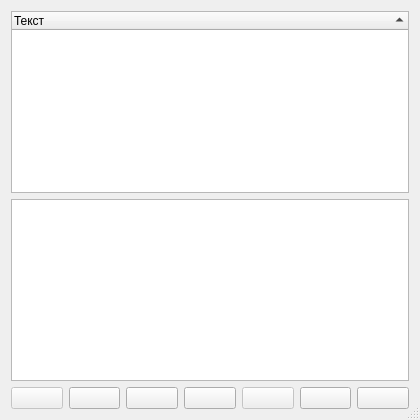
<?xml version="1.0" encoding="UTF-8"?>
<ui version="4.0">
 <class>DialogText</class>
 <widget class="QDialog" name="DialogText">
  <property name="geometry">
   <rect>
    <x>0</x>
    <y>0</y>
    <width>420</width>
    <height>420</height>
   </rect>
  </property>
  <property name="windowTitle">
   <string>Стандартные текстовые формулировки</string>
  </property>
  <property name="windowIcon">
   <iconset resource="..\resources.qrc">
    <normaloff>:/plugins/openland/icons/attributes.png</normaloff>:/plugins/openland/icons/attributes.png</iconset>
  </property>
  <property name="sizeGripEnabled">
   <bool>true</bool>
  </property>
  <property name="modal">
   <bool>true</bool>
  </property>
  <layout class="QVBoxLayout" name="verticalLayout">
   <item>
    <widget class="QTreeWidget" name="treeWidget">
     <property name="sortingEnabled">
      <bool>true</bool>
     </property>
     <column>
      <property name="text">
       <string>Текст</string>
      </property>
     </column>
    </widget>
   </item>
   <item>
    <widget class="QTextEdit" name="textEdit"/>
   </item>
   <item>
    <layout class="QHBoxLayout" name="horizontalLayout">
     <item>
      <widget class="QPushButton" name="pushButtonSelect">
       <property name="enabled">
        <bool>false</bool>
       </property>
       <property name="toolTip">
        <string>Выбрать стандартную текстовую формулировку</string>
       </property>
       <property name="statusTip">
        <string/>
       </property>
       <property name="whatsThis">
        <string/>
       </property>
       <property name="text">
        <string/>
       </property>
       <property name="icon">
        <iconset resource="..\resources.qrc">
         <normaloff>:/plugins/openland/icons/symbol_check.png</normaloff>:/plugins/openland/icons/symbol_check.png</iconset>
       </property>
       <property name="autoDefault">
        <bool>false</bool>
       </property>
       <property name="default">
        <bool>true</bool>
       </property>
      </widget>
     </item>
     <item>
      <widget class="QPushButton" name="pushButtonAdd">
       <property name="toolTip">
        <string>Добавить стандартную текстовую формулировку</string>
       </property>
       <property name="text">
        <string extracomment="Добавить"/>
       </property>
       <property name="icon">
        <iconset resource="..\resources.qrc">
         <normaloff>:/plugins/openland/icons/symbol_add.png</normaloff>:/plugins/openland/icons/symbol_add.png</iconset>
       </property>
       <property name="autoDefault">
        <bool>false</bool>
       </property>
      </widget>
     </item>
     <item>
      <widget class="QPushButton" name="pushButtonEdit">
       <property name="toolTip">
        <string>Редактировать атрибуты стандартной текстовой формулировки</string>
       </property>
       <property name="text">
        <string extracomment="Редактировать"/>
       </property>
       <property name="icon">
        <iconset resource="..\resources.qrc">
         <normaloff>:/plugins/openland/icons/edit.png</normaloff>:/plugins/openland/icons/edit.png</iconset>
       </property>
       <property name="autoDefault">
        <bool>false</bool>
       </property>
      </widget>
     </item>
     <item>
      <widget class="QPushButton" name="pushButtonDel">
       <property name="toolTip">
        <string>Удалить стандартную текстовую формулировку</string>
       </property>
       <property name="text">
        <string extracomment="Удалить"/>
       </property>
       <property name="icon">
        <iconset resource="..\resources.qrc">
         <normaloff>:/plugins/openland/icons/symbol_remove.png</normaloff>:/plugins/openland/icons/symbol_remove.png</iconset>
       </property>
       <property name="autoDefault">
        <bool>false</bool>
       </property>
      </widget>
     </item>
     <item>
      <widget class="QPushButton" name="pushButtonSave">
       <property name="enabled">
        <bool>false</bool>
       </property>
       <property name="toolTip">
        <string>Сохранить атрибуты стандартной текстовой формулировки</string>
       </property>
       <property name="text">
        <string extracomment="Сохранить"/>
       </property>
       <property name="icon">
        <iconset resource="..\resources.qrc">
         <normaloff>:/plugins/openland/icons/save.png</normaloff>:/plugins/openland/icons/save.png</iconset>
       </property>
       <property name="autoDefault">
        <bool>false</bool>
       </property>
      </widget>
     </item>
     <item>
      <widget class="QPushButton" name="pushButtonRefresh">
       <property name="toolTip">
        <string>Обновить атрибуты стандартной текстовой формулировки</string>
       </property>
       <property name="text">
        <string extracomment="Обновить"/>
       </property>
       <property name="icon">
        <iconset resource="..\resources.qrc">
         <normaloff>:/plugins/openland/icons/refresh.png</normaloff>:/plugins/openland/icons/refresh.png</iconset>
       </property>
       <property name="autoDefault">
        <bool>false</bool>
       </property>
      </widget>
     </item>
     <item>
      <widget class="QPushButton" name="pushButtonClose">
       <property name="toolTip">
        <string>Закрыть окно</string>
       </property>
       <property name="text">
        <string extracomment="Закрыть"/>
       </property>
       <property name="icon">
        <iconset resource="..\resources.qrc">
         <normaloff>:/plugins/openland/icons/close.png</normaloff>:/plugins/openland/icons/close.png</iconset>
       </property>
       <property name="autoDefault">
        <bool>false</bool>
       </property>
      </widget>
     </item>
    </layout>
   </item>
  </layout>
 </widget>
 <tabstops>
  <tabstop>treeWidget</tabstop>
  <tabstop>pushButtonSelect</tabstop>
  <tabstop>pushButtonAdd</tabstop>
  <tabstop>pushButtonEdit</tabstop>
  <tabstop>pushButtonDel</tabstop>
  <tabstop>pushButtonSave</tabstop>
  <tabstop>pushButtonRefresh</tabstop>
  <tabstop>pushButtonClose</tabstop>
 </tabstops>
 <resources>
  <include location="..\resources.qrc"/>
 </resources>
 <connections/>
</ui>
